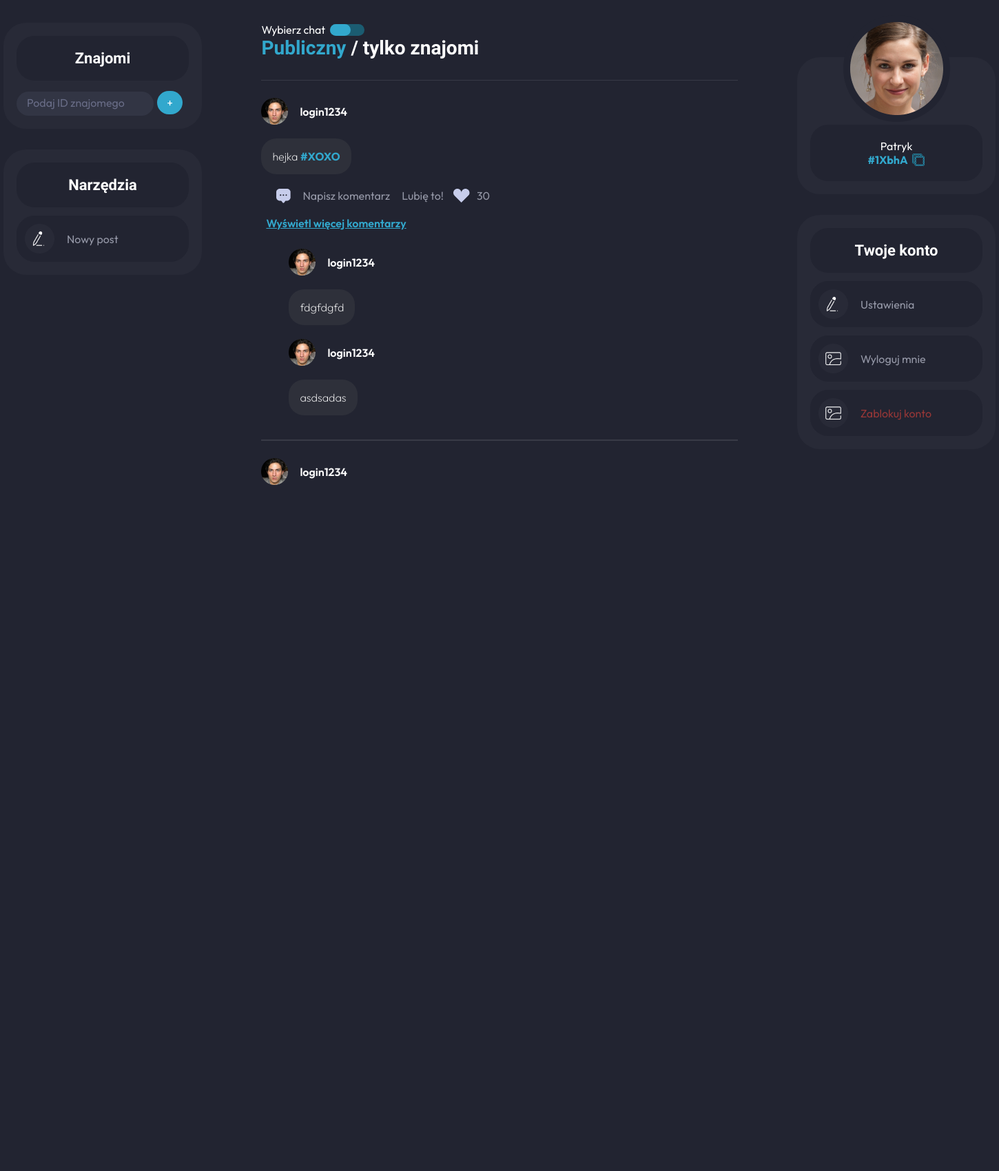
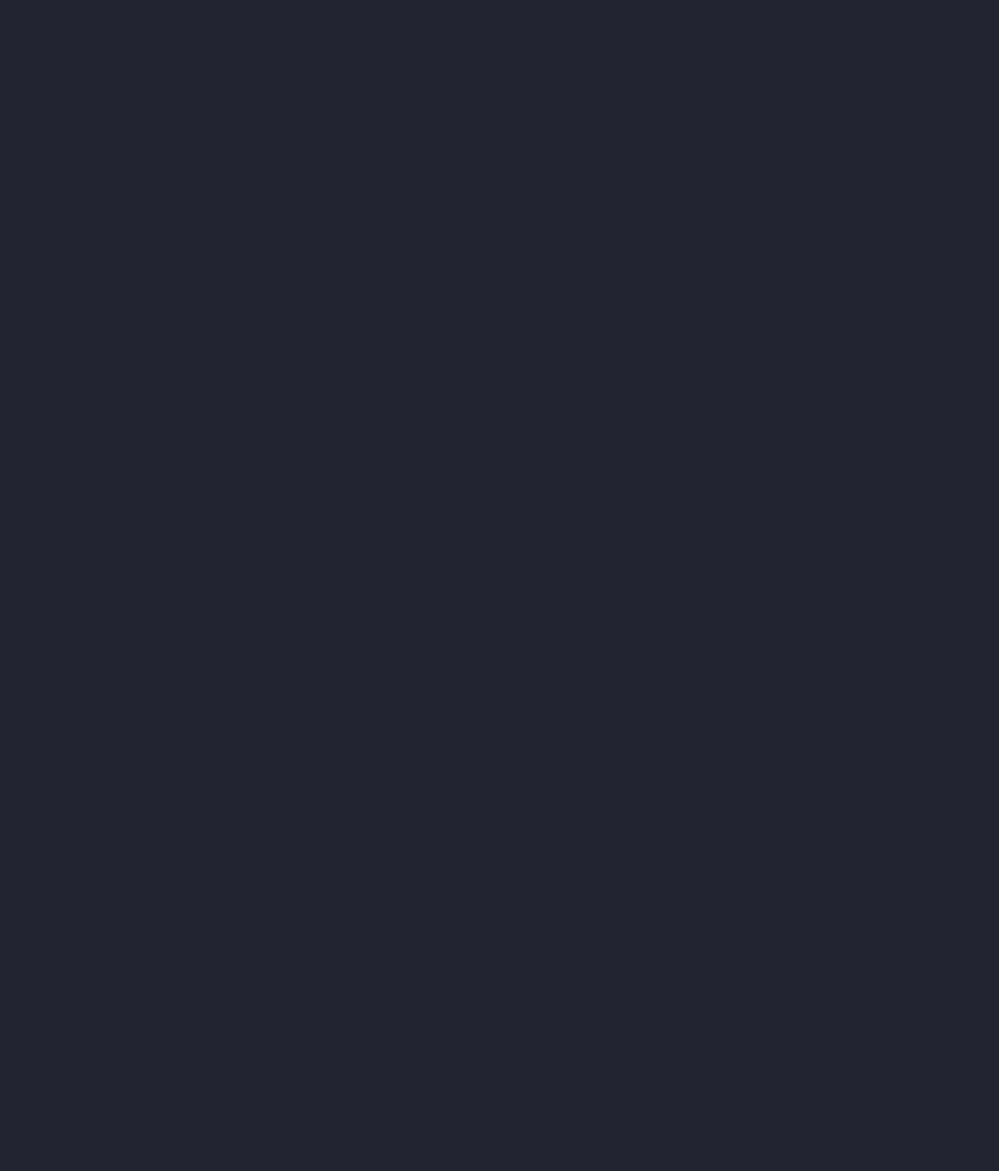
/index.php (signed in, upper part), run on the app's committed database (2 pictures, top to bottom).
### tables this page shows
CREATE TABLE `posts` (
  `id` int(11) NOT NULL,
  `content` varchar(255) DEFAULT NULL,
  `comments` varchar(255) DEFAULT NULL,
  `author` varchar(255) DEFAULT NULL,
  `createdAt` varchar(255) NOT NULL,
  `attachments` blob DEFAULT NULL,
  `author_id` varchar(256) NOT NULL,
  `status` varchar(255) NOT NULL,
  `likes` varchar(1024) NOT NULL
);

CREATE TABLE `users` (
  `id` int(11) NOT NULL,
  `login` varchar(32) NOT NULL,
  `mail` varchar(128) NOT NULL,
  `password` varchar(1024) NOT NULL,
  `friend_id` varchar(11) NOT NULL,
  `friends` varchar(128) NOT NULL,
  `avatar_color` varchar(255) NOT NULL
);

CREATE TABLE `comments` (
  `id` int(11) NOT NULL,
  `content` varchar(255) NOT NULL,
  `createdAt` varchar(255) NOT NULL,
  `author_id` int(11) NOT NULL,
  `post_id` varchar(255) NOT NULL
);

### index.php (the view, shortened to what this page needs)
<!DOCTYPE html>
<html lang="en">
<head>
</head>
<body>
    <div class="main-container">
        <div class="container-left">
            <div class="friends-container">
                <div class="friend-header">
                    <h1>Znajomi</h1>
                </div>
                <div class="input-label">
                    <form method='POST' action='App/Create/AddFriend.php'>
                        <input class='input-friend-id' type=text placeholder="Podaj ID znajomego"
                            name='add_friend'><input type='submit' name='add_friend_submit' class="add-friend-plus"
                            value="+">
                    </form>
                </div>
                    <?php
                    $servername = "localhost";
                    $database = "socialise";
                    $username = "root";
                    $password = "";
                    $conn = mysqli_connect($servername, $username, $password, $database);
                    ?>
            </div>
            <div class="tool-container">
                <div class="tool-header">
                    <h1>Narzędzia</h1>
                </div>
                <div class="tool-label" onClick='addPostPopup()'>
                    <img src="App\Images\new-post.png">
                    <p>Nowy post</p>
                </div>
            </div>
        </div>
        <div class="container-middle">
            <div class="main-middle-section">
                <div class="main-choose-wrapper">
                    <label class="choose-paragraph-label">
                        <p class="choose-paragraph">Wybierz chat
                        <div id="checkbox-choose-wrapper">
                            <div id="checkbox-choose-inside"></div>
                        </div>
                        </p>
                    </label>
                </div>
                <h1 class="type-of-chat-header"><span class="first-option">Publiczny</span> / <span
                        class="second-option"> tylko znajomi</span></h1>
                <div class="posts-container">
                    <?php
                    $sql = "SELECT * FROM posts where status='public' ORDER BY createdAt DESC";
                    $result = $conn->query($sql);
                    while ($row = $result->fetch_assoc()) {
                        $tempID = $row['id'];
                        echo '<div id='.$row['id'].' class="post-label" href="PostDisplay.php?postId=' . $row['id'] . '" onclick="redirect(' . $row['id'] . ')">
                                            <div class="author-info-wrapper">
                                                <img src="App\Images\profile-image.png" class="author-image-profile">
                                                <p class="author-name">' . $row['author'] . '</p>
                                            </div>
                                            <div class="post-text-wrapper">
                                                <span class="post-text-content">' . $row['content'] . '</span>
                                            </div>
                                            ';
                        $sqlLikes = 'select count(*) from reactions where post_id="'.$tempID.'"';
                        $resultLikes = $conn->query($sqlLikes);
                        $likesCounter = 0;
                        while ($row = $resultLikes->fetch_assoc()) {
                            $likesCounter = $row['count(*)'];
                        }
                        echo '
                                            <div class="reactions-wrapper">
                                                <label style="margin-left:17px">
                                                    <span class="reactions-comment"><img src="App\Images\chat-icon.png">Napisz
                                                        komentarz</span>
                                                </label>
                                                        <label>
                                                        <form action="App/Create/likeIt.php" method=post><input type=hidden name=sourceOfLike value=index.php><input type=hidden name=likePostID value="'.$tempID.'"><span class="reactions-add-friend" ><input class="submit-add-friend" type=submit value="Lubię to!"></span></form>
                                                        </label>
                                                        <label>
                                                    <span style="margin-right:-7px;margin-left:14px;" class="reactions-comment"><img src="App\Images\like-button.png"><span style="margin-left:-7px" class="likes-Counter">'.$likesCounter.'</span></span>
                                                        </label>
                                                        </div>
                                        ';
                        $comment_result = $conn->query('SELECT * FROM comments WHERE post_id = "' . $row['id'] . '" ORDER BY createdAt DESC LIMIT 2');
                        $comment_counter = 2;
                        while ($comment_row = $comment_result->fetch_assoc()) {
                            $res = $conn->query('SELECT * FROM users WHERE id = ' . $comment_row['author_id'] . '');
                            if ($comment_row['id'] != null) {
                                $comment_counter--;
                                while ($row_comment = mysqli_fetch_assoc($res)) {
                                    if($comment_counter==1){
                                        echo "<div class='show-more-comments'>Wyświetl więcej komentarzy</div>";
                                    }
                                    echo '<div class="rendered-comment">
                                <div class="author-info-wrapper" style="margin-top: 20px;">
                                <img src="App\Images\profile-image.png" class="author-image-profile">
                                <p class="author-name">' .
                                        $row_comment['login']
                                        . '</p>
                                                </div>
                                                ';
                                }
                                echo ' <div class="post-text-wrapper">
                            <span class="post-text-content">' . $comment_row['content'] .'</span>
                            </div></div>';
                            }
                        }
                        echo '</div>';
                    }
                    ?>
                </div>
            </div>
        </div>
        <div class="container-right">
            <div class="profile-container">
                <div class="your-image">
                    <img src="App\Images\your-image.png">
                </div>
                <div class="your-profile-label">
                    <p class="your-profile-image">
                        <?php
                        $result = $conn->query("SELECT * FROM users WHERE id=" . $_SESSION['user_id'] . "");
                        while ($row = $result->fetch_assoc()) {
                            echo '
                            <p class="your-profile-image">
                            ' . $row["login"] . '
                            </p>
                            <p class="your-friend-id">' . $row['friend_id'] . '<span id="your-friend-id-svg"></span></p>
                            ';
                        }
                        ?>
                </div>
            </div>
            <div class="account-container">
                <div class="account-header">
                    <h1>Twoje konto</h1>
                </div>
                <div class="account-label" onclick="changeName()">
                    <img src="App\Images\settings.png">
                    <p>Ustawienia</p>
                </div>
                <div class="account-label" onclick="logoutPopup()">
                    <img src="App\Images\logout.png">
                    <p>Wyloguj mnie</p>
                </div>
                <div class="account-label block-label" onclick="blockAccount()">
                    <img src="App\Images\delete.png">
                    <p class="block-account">Zablokuj konto</p>
                </div>
            </div>
        </div>
    </div>
</body>
</html>

### index.php (style rules this page uses)
body { margin: 0; padding: 0; background-color: #222431; }
.main-container { padding-top: 33px; width: 1440px; height: 90dvh; margin: auto; display: grid; grid-template-columns: 20% 60% 20%; }
.container-left { align-items: center; display: flex; flex-direction: column; }
.container-right { align-items: center; display: flex; flex-direction: column; margin-top: 50px; }
* { margin: 0; padding: 0; box-sizing: border-box; }
.input-friend-id { border-radius: 46px; background: #323544; border: none; padding: 10px 15px 10px 15px; color: white; width: 80%; outline: none; }
.input-friend-id::placeholder, .input-post::placeholder { color: #686C86; font-family: Outfit; font-size: 16px; }
.friends-container, .tool-container, .profile-container, .account-container { background: #282A37; border-radius: 33px; width: 100%; padding: 19px; }
.profile-container { text-align: center; }
.account-container { margin-top: 30px; }
.profile-container img { margin-top: -80px; }
.your-profile-label { background-color: #222431; color: white; padding: 21px; border-radius: 26px; }
.your-profile-label p { font-family: Outfit; }
.your-friend-id { color: #32A8CD; font-weight: bold; height: auto; display: flex; justify-content: center; cursor: pointer; }
#your-friend-id-svg { margin-left: 5px; display: flex; align-items: center; }
h1 { font-family: Reem Kufi Fun; color: white; font-weight: 600; font-size: 22px; text-align: center; padding: 20px; }
.tool-header, .friend-header, .account-header { border-radius: 26px; background: #222431; }
.tool-container { margin-top: 30px; }
.input-label { margin-top: 15px; display: flex; justify-content: space-between; position: relative; }
.tool-label, .account-label { color: #9598A7; font-size: 16px; border-radius: 26px; background: #222431; padding: 11px; margin-top: 12px; display: flex; align-items: center; font-family: Outfit; }
.tool-label p { margin-left: 18px; }
.your-profile-image { font-size: 16px; }
.account-label, .tool-label { border: 1px solid #222431; transition: border-color 0.4s ease; }
.account-label p { margin-left: 18px; }
.block-account { color: #963737 }
.type-of-chat-header { text-align: left !important; margin: 0 !important; padding: 0 !important; font-size: 28px; }
.choose-paragraph { font-family: Outfit; font-weight: 400; color: white; }
#checkbox-choose-wrapper { width: 50px; height: 17px; background: #1B5C71; border-radius: 43px; }
#checkbox-choose-inside { background: #32A8CD; border-radius: 43px; width: 60%; height: 100%; transition: .2s all ease-in-out; }
.first-option { color: #32A8CD; }
.main-choose-wrapper, .choose-paragraph-label { display: flex; align-items: center; }
#checkbox-choose-wrapper { margin-left: 7px; }
.author-info-wrapper { display: flex; align-items: center; }
.author-name { font-size: 16px; color: white; font-family: Outfit; font-weight: 600; margin-left: 17px; }
.post-text-wrapper { max-width: 70%; margin-top: 30px; }
.post-text-content { color: white; font-weight: 200; font-family: Outfit; }
.post-label { border-top: 1px solid rgba(255, 255, 255, 0.103); border-bottom: 1px solid rgba(255, 255, 255, 0.103); padding: 25px 0 35px 0; transition: .2s all ease-in-out; }
.main-middle-section { width: 80%; height: 100%; margin: auto; position: relative; }
.posts-container { margin-top: 30px; max-height: 600px; overflow-y: auto; }
.post-text-wrapper { padding: 16px; margin-top: 20px; background: #2E303A; border-radius: 22px; max-width: max-content; }
.reactions-wrapper span { color: #9598A7; display: flex; align-items: center; font-family: Outfit; }
.reactions-wrapper { display: flex; align-items: center; margin-left: 5px; }
.reactions-add-friend { margin-left: 17px; }
.reactions-add-friend img, .reactions-comment img { margin-right: 17px; }
input.submit-add-friend { background: none; outline: none; border: none; font-family: 'Outfit'; color: #9598A7; font-size:16px; }
.reactions-wrapper { margin-top: 20px; }
.add-friend-plus { background: #32A8CD; outline: none; color: white; font-family: Outfit; font-size: 16px; border: none; padding: 7px; width: 37px; margin-left: 5px; border-radius: 32px; }
.rendered-comment { margin-left:40px; }
.show-more-comments { color: #32a8cd; text-decoration: underline; padding: 7px; font-weight: 600; font-family: 'Outfit'; border-radius: 20px; margin-top: 12px; cursor:pointer; }

### data on the page
posts: author "login1234", content "hejka", likesCounter "30"
comments: content "fdgfdgfd"
users: shows "Wyświetl więcej komentarzy", login "login1234"
comments: content "asdsadas"
posts: author "login1234"
users: login "Patryk", friend "#1XbhA"
